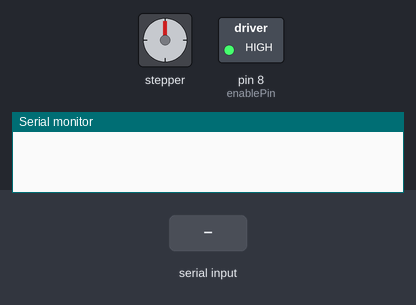
The sketch below on a simulated Arduino Uno, built with avr-gcc and run on an emulated ATmega328P. Parts: stepper motor, switched loads named in the sketch (green lamp = pin HIGH), the last lines printed to the serial monitor. The test bench sets the inputs (shaded band). Stepper angles assume 200 steps per turn.

Above: at 1.2 s.
1.3 s: "1" received over Serial
At 1.45 s:
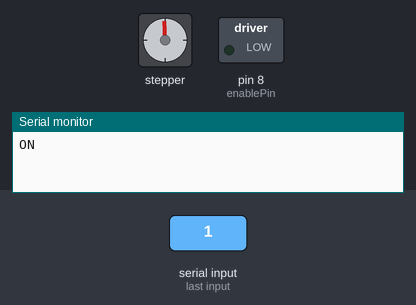
4.3 s: "0" received over Serial
At 5.5 s:
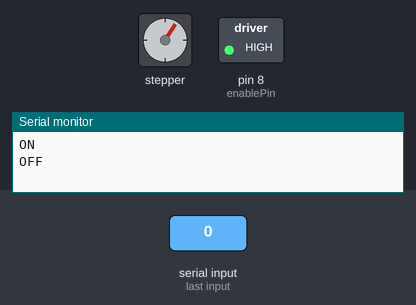
5.8 s: "1" received over Serial
At 5.95 s:
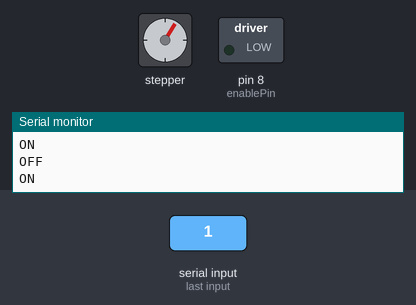
8.8 s: "0" received over Serial
At 9.2 s:
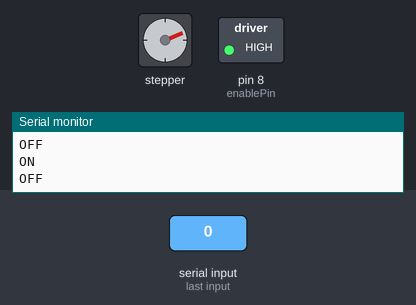
Timing chart, 0 to 11.3 s (numbered marks = the images above; inputs shaded):
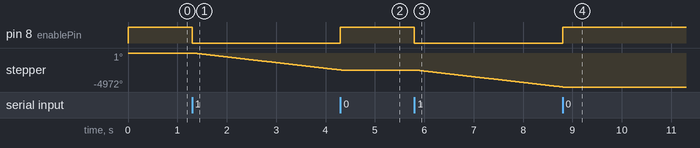

Measured:
- after the input at 1.3 s, pin 8 (enablePin): HIGH → LOW at once; stepper: keeps turning counter-clockwise at about 829°/s, starting at once
- after the input at 4.3 s, pin 8 (enablePin): LOW → HIGH at once
- after the input at 5.8 s, pin 8 (enablePin): HIGH → LOW at once; stepper: keeps turning counter-clockwise at about 829°/s, starting at once
- after the input at 8.8 s, pin 8 (enablePin): LOW → HIGH at once

The sketch:

belt.ino
```cpp
#include <AccelStepper.h>

#define enablePin 8
#define dirxPin 2
#define stepxPin 5
#define motorInterfaceType 1

AccelStepper stepperx = AccelStepper(motorInterfaceType, stepxPin, dirxPin);

String Serial_Data = "";
char c;
int flag = 0;

void setup() {
  pinMode(enablePin, OUTPUT);
  Serial.begin(115200);
  Serial.flush();
  digitalWrite(enablePin, LOW);
  stepperx.setMaxSpeed(1000);
  stepperx.setSpeed(-500);
}

void loop() {
  if(Serial.available()) {
    c = Serial.read();
    if(c == '1') {
      Serial.println("ON");
      flag = 1;
      digitalWrite(enablePin, LOW);
    } else if (c == '0') {
      Serial.println("OFF");
      flag = 0;
      digitalWrite(enablePin, HIGH);
    }

  }

  if (flag) {
    stepperx.setSpeed(-500);
    stepperx.runSpeed();
    digitalWrite(enablePin, LOW);
  } else {
    stepperx.stop();
    digitalWrite(enablePin, HIGH);
  }
}
```
